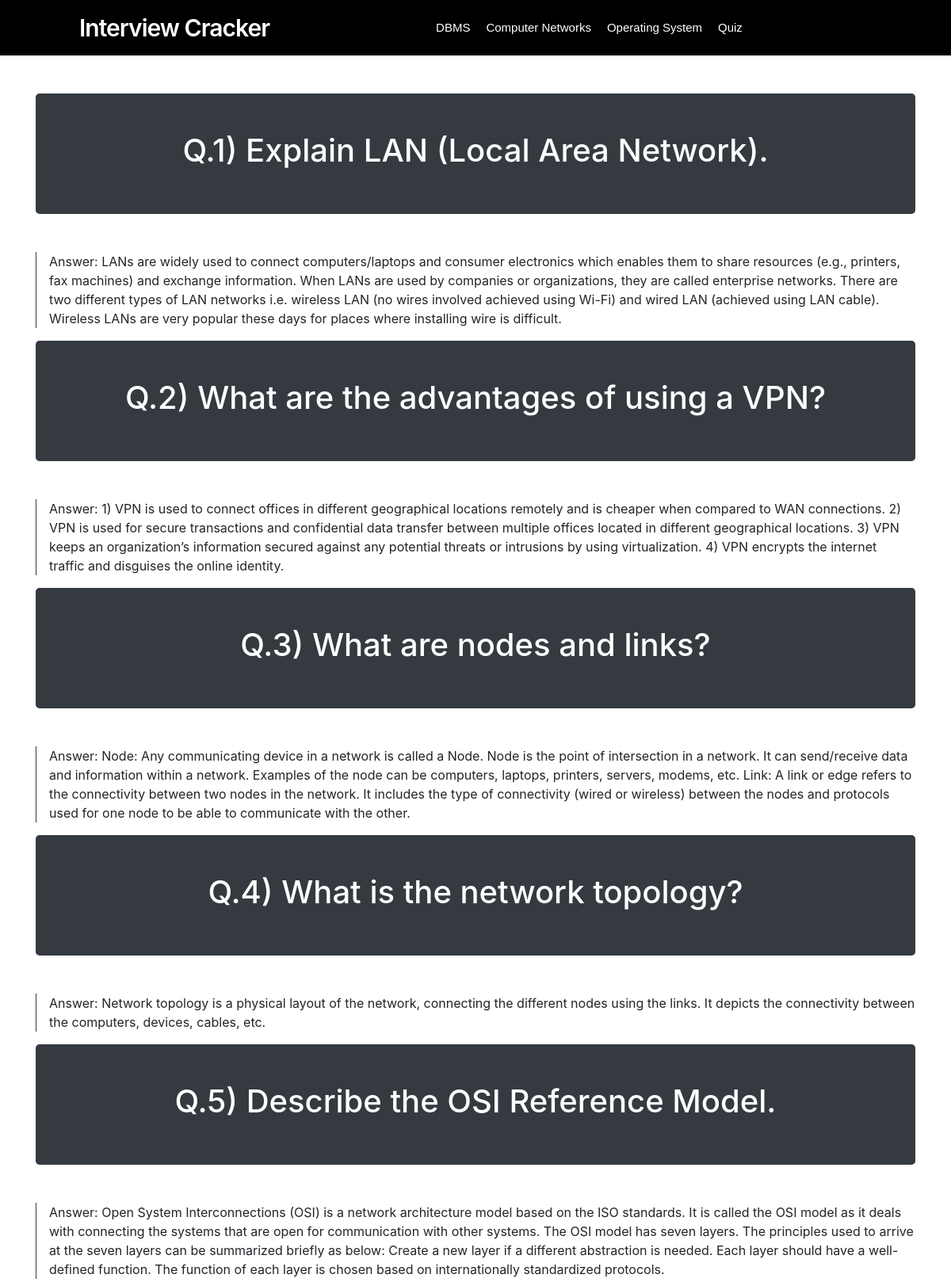
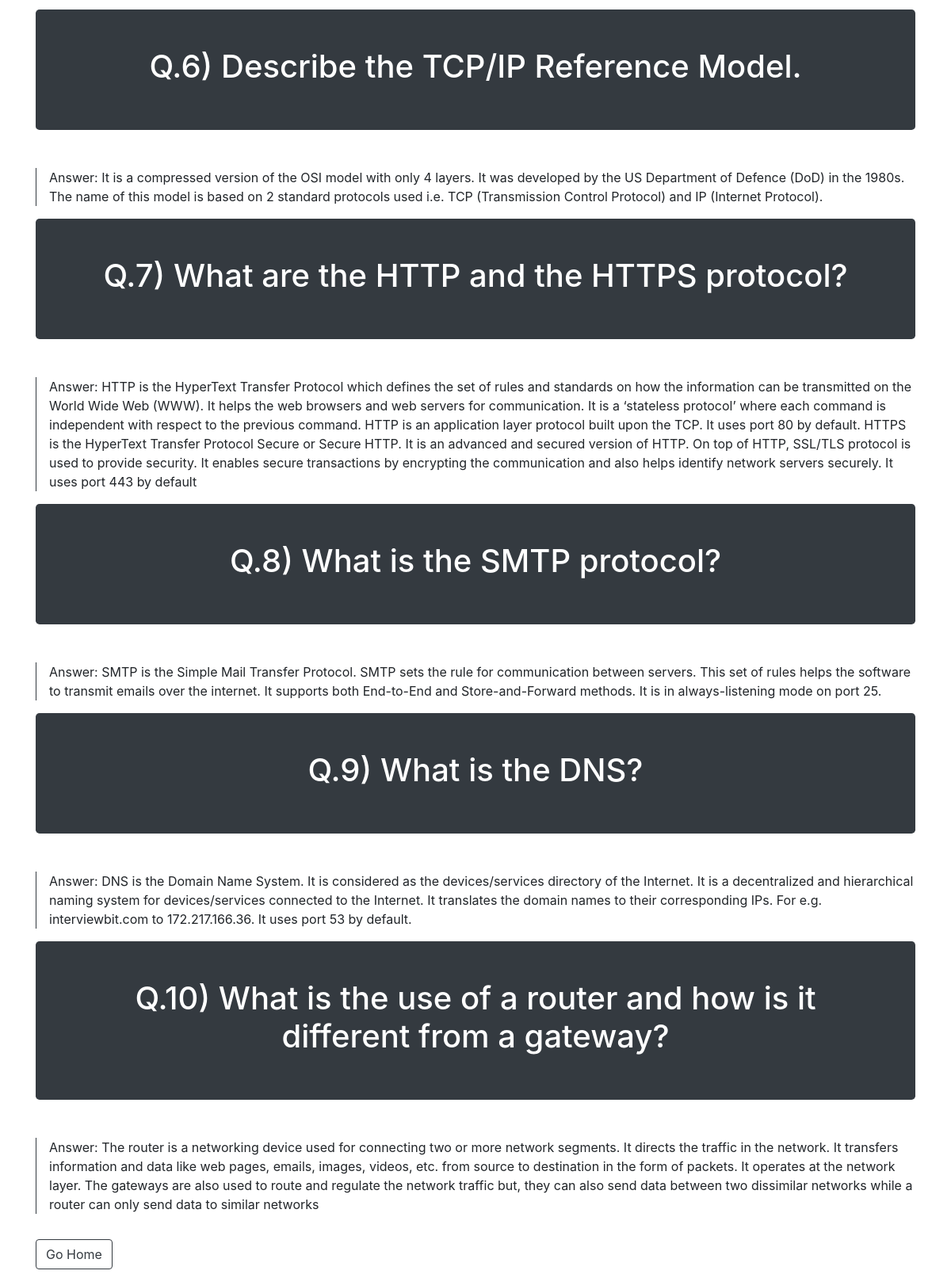
/Login-registration-System-PHP-and-MYSQL/view.php, run on the app's committed database (2 pictures, top to bottom).
### tables this page shows
CREATE TABLE `content_db` (
  `id` int(11) NOT NULL,
  `title` longtext NOT NULL,
  `content` longtext NOT NULL
);

### Login-registration-System-PHP-and-MYSQL/Dbms/content.php (called while the page is built, shortened)
<?php
    $conn = mysqli_connect("localhost", "root", "", "login_db");
    $sql = "SELECT * FROM content_db";
    $query = mysqli_query($conn, $sql);
?>

### Login-registration-System-PHP-and-MYSQL/view.php (the view, shortened to what this page needs)
<?php
    include "./Dbms/content.php";
?>
<!DOCTYPE html>
<html lang="en">
<head>
    <link rel="stylesheet" href="https://stackpath.bootstrapcdn.com/bootstrap/4.5.2/css/bootstrap.min.css">
    <link rel="stylesheet" href="./styles/style.css">
</head>
<body>
    <nav>
        <div class="logo">
            Interview Cracker
        </div>
        <div class="nav-items">
            <li><a href="./Dbms/dbms.php">DBMS</a></li>
            <li><a href="#">Computer Networks</a></li>
            <li><a href="#">Operating System</a></li>
            <li><a href="#">Quiz</a></li>
        </div>
        <div class="searchbar">
            <div class="icon">
            </div>
        </div>
    </nav>
   <div class="container mt-5">
        <?php foreach($query as $q){?>
            <div class="bg-dark p-5 rounded-lg text-white text-center">
                <h1><?php echo $q['title'];?></h1>
            </div>
            <p class="mt-5 border-left border-dark pl-3"><?php echo $q['content'];?></p>
        <?php } ?>
        <a href="./Dbms/dbms.php" class="btn btn-outline-dark my-3">Go Home</a>
   </div>
</body>
</html>

### Login-registration-System-PHP-and-MYSQL/styles/style.css (style rules this page uses)
body { background-color: white; }
nav { background: #000000; display: flex; flex-wrap: wrap; align-items: center; justify-content: space-between; height: 70px; padding: 0 100px; }
nav .logo { color: #fff; font-size: 30px; font-weight: 600; letter-spacing: -1px; }
nav .nav-items { display: flex; flex: 1; padding: 0 0 0 200px; font-family:Arial, Helvetica, sans-serif; }
nav .nav-items li { list-style: none; padding: 0 10px; }
nav .nav-items li a { color: #fff; font-size: 15px; font-weight: 500; text-decoration: none; }
nav .searchbar { position: relative; }
nav .searchbar .icon { display: flex; position: absolute; top: 0; right: 0; width: 35px; height: 100%; background: none; border-radius: 3px; color: #fff; transition: all 0.5s 0.3s ease; }

### data on the page
content_db: title "Q.1) Explain LAN (Local Area Network).", content "Answer: LANs are widely used to connect computers/laptops and consumer electronics which enables them to share resources (e.g., printers, fax machines) and exchange information. When LANs are used by companies or organizations, they are called enterprise networks. There are two different types of LAN networks i.e. wireless LAN (no wires involved achieved using Wi-Fi) and wired LAN (achieved using LAN cable). Wireless LANs are very popular these days for places where installing wire is difficult."
content_db: title "Q.2) What are the advantages of using a VPN?", content "Answer: 1) VPN is used to connect offices in different geographical locations remotely and is cheaper when compared to WAN connections. 2) VPN is used for secure transactions and confidential data transfer between multiple offices located in different geographical locations. 3) VPN keeps an organization’s information secured against any potential threats or intrusions by using virtualization. 4) VPN encrypts the internet traffic and disguises the online identity."
content_db: title "Q.3) What are nodes and links?", content "Answer: Node: Any communicating device in a network is called a Node. Node is the point of intersection in a network. It can send/receive data and information within a network. Examples of the node can be computers, laptops, printers, servers, modems, etc. Link: A link or edge refers to the connectivity between two nodes in the network. It includes the type of connectivity (wired or wireless) between the nodes and protocols used for one node to be able to communicate with the other."
content_db: title "Q.4) What is the network topology?", content "Answer: Network topology is a physical layout of the network, connecting the different nodes using the links. It depicts the connectivity between the computers, devices, cables, etc."
content_db: title "Q.5) Describe the OSI Reference Model.", content "Answer: Open System Interconnections (OSI) is a network architecture model based on the ISO standards. It is called the OSI model as it deals with connecting the systems that are open for communication with other systems. The OSI model has seven layers. The principles used to arrive at the seven layers can be summarized briefly as below: Create a new layer if a different abstraction is needed. Each layer should have a well-defined function. The function of each layer is chosen based on internationally standardized protocols."
content_db: title "Q.6) Describe the TCP/IP Reference Model.", content "Answer: It is a compressed version of the OSI model with only 4 layers. It was developed by the US Department of Defence (DoD) in the 1980s. The name of this model is based on 2 standard protocols used i.e. TCP (Transmission Control Protocol) and IP (Internet Protocol)."
content_db: title "Q.7) What are the HTTP and the HTTPS protocol?", content "Answer: HTTP is the HyperText Transfer Protocol which defines the set of rules and standards on how the information can be transmitted on the World Wide Web (WWW). It helps the web browsers and web servers for communication. It is a ‘stateless protocol’ where each command is independent with respect to the previous command. HTTP is an application layer protocol built upon the TCP. It uses port 80 by default. HTTPS is the HyperText Transfer Protocol Secure or Secure HTTP. It is an advanced and secured version of HTTP. On top of HTTP, SSL/TLS protocol is used to provide security. It enables secure transactions by encrypting the communication and also helps identify network servers securely.…"
content_db: title "Q.8) What is the SMTP protocol?", content "Answer: SMTP is the Simple Mail Transfer Protocol. SMTP sets the rule for communication between servers. This set of rules helps the software to transmit emails over the internet. It supports both End-to-End and Store-and-Forward methods. It is in always-listening mode on port 25."
content_db: title "Q.9) What is the DNS?", content "Answer: DNS is the Domain Name System. It is considered as the devices/services directory of the Internet. It is a decentralized and hierarchical naming system for devices/services connected to the Internet. It translates the domain names to their corresponding IPs. For e.g. interviewbit.com to 172.217.166.36. It uses port 53 by default."
content_db: title "Q.10) What is the use of a router and how is it different from a gateway?", content "Answer: The router is a networking device used for connecting two or more network segments. It directs the traffic in the network. It transfers information and data like web pages, emails, images, videos, etc. from source to destination in the form of packets. It operates at the network layer. The gateways are also used to route and regulate the network traffic but, they can also send data between two dissimilar networks while a router can only send data to similar networks"
